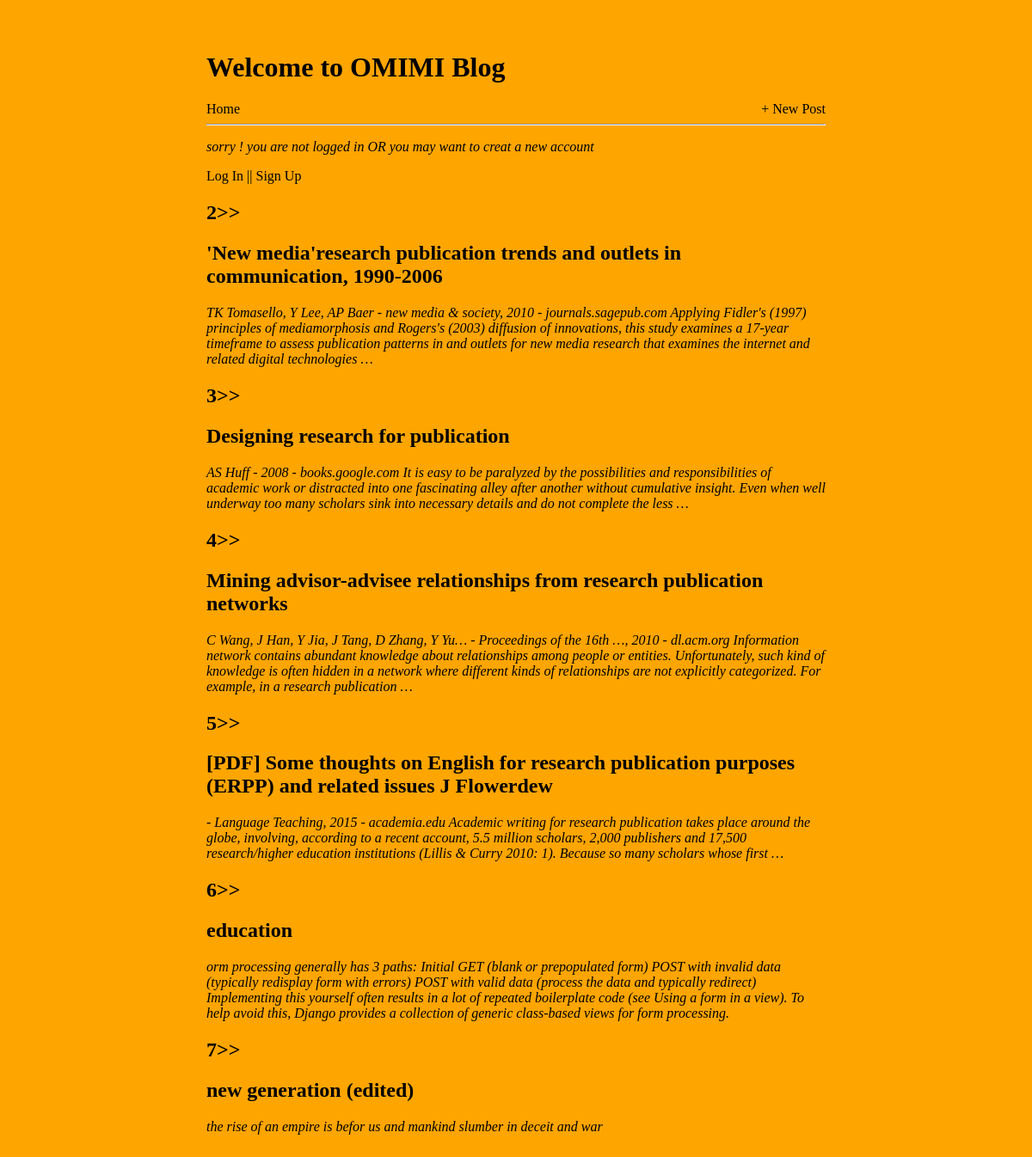
The page / on the database its author committed.
### blog_app/models.py (models this page shows, shortened)
class Post(models.Model):
    title = models.CharField(max_length=200)
    author = models.ForeignKey('auth.User', on_delete=models.CASCADE)
    body = models.TextField()

### blog_app/views.py (the view)
# urls.py: path('', BlogAppView.as_view(), name='home'),
class BlogAppView(ListView):
    model = Post
    template_name = 'home.html'
    context_object_name = 'posts_in_blog'

### templates/home.html
{% extends 'base.html' %}
{% block content %}
    {% for post in posts_in_blog %}
        <div>
            <h2>{{ post.pk }}>></h2>
            <h2><a href="{% url 'post_details' post.pk %}">{{ post.title }}</a></h2>
            <p>{{ post.body }}</p>
        </div>
    {% endfor %}
{% endblock content %}

### static/css/basic.css (style rules this page uses)
body { background: orange; margin:5% 20%; text-decoration: none; }
a { text-decoration: none; color: black; }
p { font-style: italic; }

### rows shown on the page
Post: pk "2", title "'New media'research publication trends and outlets in communication, 1990-2006", body "TK Tomasello, Y Lee, AP Baer - new media & society, 2010 - journals.sagepub.com Applying Fidler's (1997) principles of mediamorphosis and Rogers's (2003) diffusion of innovations, this study examines a 17-year timeframe to assess publication patterns in and outlets for new media research that examines the internet and related digital technologies …"
Post: pk "3", title "Designing research for publication", body "AS Huff - 2008 - books.google.com It is easy to be paralyzed by the possibilities and responsibilities of academic work or distracted into one fascinating alley after another without cumulative insight. Even when well underway too many scholars sink into necessary details and do not complete the less …"
Post: pk "4", title "Mining advisor-advisee relationships from research publication networks", body "C Wang, J Han, Y Jia, J Tang, D Zhang, Y Yu… - Proceedings of the 16th …, 2010 - dl.acm.org Information network contains abundant knowledge about relationships among people or entities. Unfortunately, such kind of knowledge is often hidden in a network where different kinds of relationships are not explicitly categorized. For example, in a research publication …"
Post: pk "5", title "[PDF] Some thoughts on English for research publication purposes (ERPP) and related issues J Flowerdew", body "- Language Teaching, 2015 - academia.edu Academic writing for research publication takes place around the globe, involving, according to a recent account, 5.5 million scholars, 2,000 publishers and 17,500 research/higher education institutions (Lillis & Curry 2010: 1). Because so many scholars whose first …"
Post: pk "6", title "education", body "orm processing generally has 3 paths: Initial GET (blank or prepopulated form) POST with invalid data (typically redisplay form with errors) POST with valid data (process the data and typically redirect) Implementing this yourself often results in a lot of repeated boilerplate code (see Using a form in a view). To help avoid this, Django provides a collection of generic class-based views for form processing."
Post: pk "7", title "new generation (edited)", body "the rise of an empire is befor us and mankind slumber in deceit and war"
